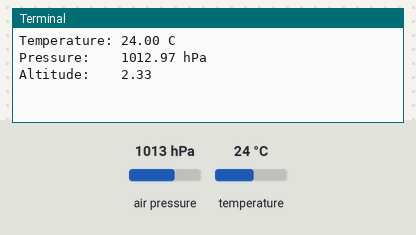
Bench run of a program on a simulated Raspberry Pi (BCM pin numbers). On the bench: the last lines printed to the terminal. The test bench sets the inputs (shaded band); at power-on: air pressure 1013 hPa, temperature 24 °C. Library files of the repository ran but are not shown: Adafruit_BMP085.py.

Above: at 1.2 s.
1.3 s: air pressure set to 952 hPa
At 2.6 s:
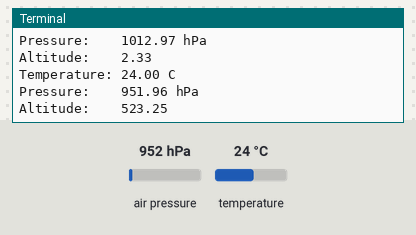
2.8 s: temperature set to 12 °C
At 4.2 s:
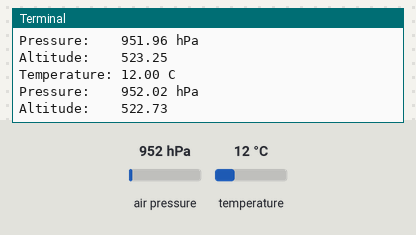
4.3 s: air pressure set to 975 hPa
At 6.6 s:
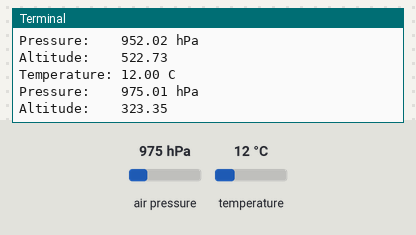
Timing chart, 0 to 8.1 s (numbered marks = the images above; inputs shaded):
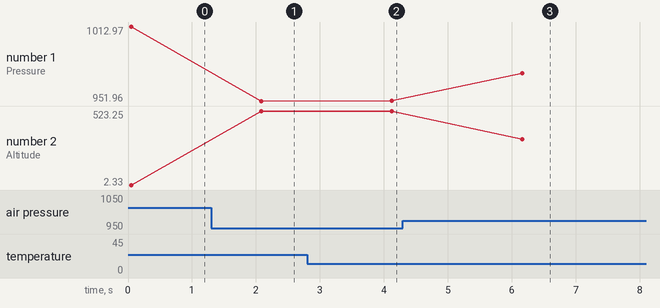

The program:

Adafruit_BMP085_example.py
```python
#!/usr/bin/python

from Adafruit_BMP085 import BMP085
import time

# ===========================================================================
# Example Code
# ===========================================================================

# Initialise the BMP085 and use STANDARD mode (default value)
# bmp = BMP085(0x77, debug=True)
bmp = BMP085(0x77)

# To specify a different operating mode, uncomment one of the following:
# bmp = BMP085(0x77, 0)  # ULTRALOWPOWER Mode
# bmp = BMP085(0x77, 1)  # STANDARD Mode
# bmp = BMP085(0x77, 2)  # HIRES Mode
# bmp = BMP085(0x77, 3)  # ULTRAHIRES Mode
while True:
	temp = bmp.readTemperature()

# Read the current barometric pressure level
	pressure = bmp.readPressure()

# To calculate altitude based on an estimated mean sea level pressure
# (1013.25 hPa) call the function as follows, but this won't be very accurate
	altitude = bmp.readAltitude()

# To specify a more accurate altitude, enter the correct mean sea level
# pressure level.  For example, if the current pressure level is 1023.50 hPa
# enter 102350 since we include two decimal places in the integer value
# altitude = bmp.readAltitude(102350)

	print "Temperature: %.2f C" % temp
	print "Pressure:    %.2f hPa" % (pressure / 100.0)
	print "Altitude:    %.2f" % altitude
	time.sleep(2)
	
```

Measured:
- after the input at 1.3 s, the terminal: prints a new line after 0.79 s (image 1)
- after the input at 2.8 s, the terminal: prints a new line after 1.3 s (image 2)
- after the input at 4.3 s, the terminal: prints a new line after 1.9 s (image 3)
- plotted number 1: 1012.97 → 951.96 after the input at 1.3 s, 951.96 → 952.02 after the input at 2.8 s, 952.02 → 975.01 after the input at 4.3 s
- plotted number 2: 2.33 → 523.25 after the input at 1.3 s, 523.25 → 522.73 after the input at 2.8 s, 522.73 → 323.35 after the input at 4.3 s
